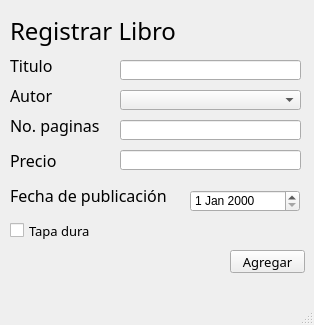
<?xml version="1.0" encoding="UTF-8"?>
<ui version="4.0">
 <class>MainWindow</class>
 <widget class="QMainWindow" name="MainWindow">
  <property name="geometry">
   <rect>
    <x>0</x>
    <y>0</y>
    <width>314</width>
    <height>325</height>
   </rect>
  </property>
  <property name="sizePolicy">
   <sizepolicy hsizetype="Fixed" vsizetype="Fixed">
    <horstretch>0</horstretch>
    <verstretch>0</verstretch>
   </sizepolicy>
  </property>
  <property name="minimumSize">
   <size>
    <width>314</width>
    <height>325</height>
   </size>
  </property>
  <property name="maximumSize">
   <size>
    <width>314</width>
    <height>325</height>
   </size>
  </property>
  <property name="windowTitle">
   <string>Registrar libro</string>
  </property>
  <widget class="QWidget" name="centralwidget">
   <widget class="QLabel" name="label">
    <property name="geometry">
     <rect>
      <x>10</x>
      <y>10</y>
      <width>181</width>
      <height>41</height>
     </rect>
    </property>
    <property name="font">
     <font>
      <family>Arial Rounded MT Bold</family>
      <pointsize>18</pointsize>
     </font>
    </property>
    <property name="text">
     <string>Registrar Libro</string>
    </property>
    <property name="textFormat">
     <enum>Qt::AutoText</enum>
    </property>
    <property name="scaledContents">
     <bool>false</bool>
    </property>
    <property name="wordWrap">
     <bool>false</bool>
    </property>
   </widget>
   <widget class="QLabel" name="label_2">
    <property name="geometry">
     <rect>
      <x>10</x>
      <y>50</y>
      <width>51</width>
      <height>31</height>
     </rect>
    </property>
    <property name="font">
     <font>
      <family>Arial Rounded MT Bold</family>
      <pointsize>12</pointsize>
     </font>
    </property>
    <property name="text">
     <string>Titulo</string>
    </property>
   </widget>
   <widget class="QLineEdit" name="lblTitulo">
    <property name="geometry">
     <rect>
      <x>120</x>
      <y>60</y>
      <width>181</width>
      <height>20</height>
     </rect>
    </property>
    <property name="font">
     <font>
      <family>Arial</family>
      <pointsize>10</pointsize>
     </font>
    </property>
   </widget>
   <widget class="QComboBox" name="cbxAutores">
    <property name="enabled">
     <bool>true</bool>
    </property>
    <property name="geometry">
     <rect>
      <x>120</x>
      <y>90</y>
      <width>181</width>
      <height>20</height>
     </rect>
    </property>
    <property name="font">
     <font>
      <family>Arial</family>
      <pointsize>10</pointsize>
     </font>
    </property>
   </widget>
   <widget class="QLabel" name="label_3">
    <property name="geometry">
     <rect>
      <x>10</x>
      <y>80</y>
      <width>71</width>
      <height>31</height>
     </rect>
    </property>
    <property name="font">
     <font>
      <family>Arial Rounded MT Bold</family>
      <pointsize>12</pointsize>
     </font>
    </property>
    <property name="text">
     <string>Autor</string>
    </property>
   </widget>
   <widget class="QLabel" name="label_4">
    <property name="geometry">
     <rect>
      <x>10</x>
      <y>110</y>
      <width>101</width>
      <height>31</height>
     </rect>
    </property>
    <property name="font">
     <font>
      <family>Arial Rounded MT Bold</family>
      <pointsize>12</pointsize>
     </font>
    </property>
    <property name="text">
     <string>No. paginas</string>
    </property>
   </widget>
   <widget class="QLabel" name="label_5">
    <property name="geometry">
     <rect>
      <x>10</x>
      <y>150</y>
      <width>61</width>
      <height>21</height>
     </rect>
    </property>
    <property name="font">
     <font>
      <family>Arial Rounded MT Bold</family>
      <pointsize>12</pointsize>
     </font>
    </property>
    <property name="text">
     <string>Precio</string>
    </property>
   </widget>
   <widget class="QLabel" name="label_6">
    <property name="geometry">
     <rect>
      <x>10</x>
      <y>180</y>
      <width>171</width>
      <height>31</height>
     </rect>
    </property>
    <property name="font">
     <font>
      <family>Arial Rounded MT Bold</family>
      <pointsize>12</pointsize>
     </font>
    </property>
    <property name="text">
     <string>Fecha de publicación</string>
    </property>
   </widget>
   <widget class="QCheckBox" name="chxTapaDura">
    <property name="geometry">
     <rect>
      <x>10</x>
      <y>220</y>
      <width>91</width>
      <height>21</height>
     </rect>
    </property>
    <property name="font">
     <font>
      <family>Arial Rounded MT Bold</family>
      <pointsize>10</pointsize>
     </font>
    </property>
    <property name="text">
     <string>Tapa dura</string>
    </property>
   </widget>
   <widget class="QLineEdit" name="lblPaginas">
    <property name="geometry">
     <rect>
      <x>120</x>
      <y>120</y>
      <width>181</width>
      <height>20</height>
     </rect>
    </property>
    <property name="font">
     <font>
      <family>Arial</family>
      <pointsize>10</pointsize>
     </font>
    </property>
   </widget>
   <widget class="QLineEdit" name="lblPrecio">
    <property name="geometry">
     <rect>
      <x>120</x>
      <y>150</y>
      <width>181</width>
      <height>20</height>
     </rect>
    </property>
    <property name="font">
     <font>
      <family>Arial</family>
      <pointsize>10</pointsize>
     </font>
    </property>
   </widget>
   <widget class="QDateEdit" name="dpFecha">
    <property name="geometry">
     <rect>
      <x>190</x>
      <y>190</y>
      <width>110</width>
      <height>22</height>
     </rect>
    </property>
   </widget>
   <widget class="QPushButton" name="btnAgregar">
    <property name="geometry">
     <rect>
      <x>230</x>
      <y>250</y>
      <width>75</width>
      <height>23</height>
     </rect>
    </property>
    <property name="font">
     <font>
      <family>Arial Rounded MT Bold</family>
      <pointsize>10</pointsize>
     </font>
    </property>
    <property name="text">
     <string>Agregar</string>
    </property>
   </widget>
  </widget>
  <widget class="QMenuBar" name="menubar">
   <property name="geometry">
    <rect>
     <x>0</x>
     <y>0</y>
     <width>314</width>
     <height>21</height>
    </rect>
   </property>
  </widget>
  <widget class="QStatusBar" name="statusbar"/>
 </widget>
 <resources/>
 <connections/>
</ui>
